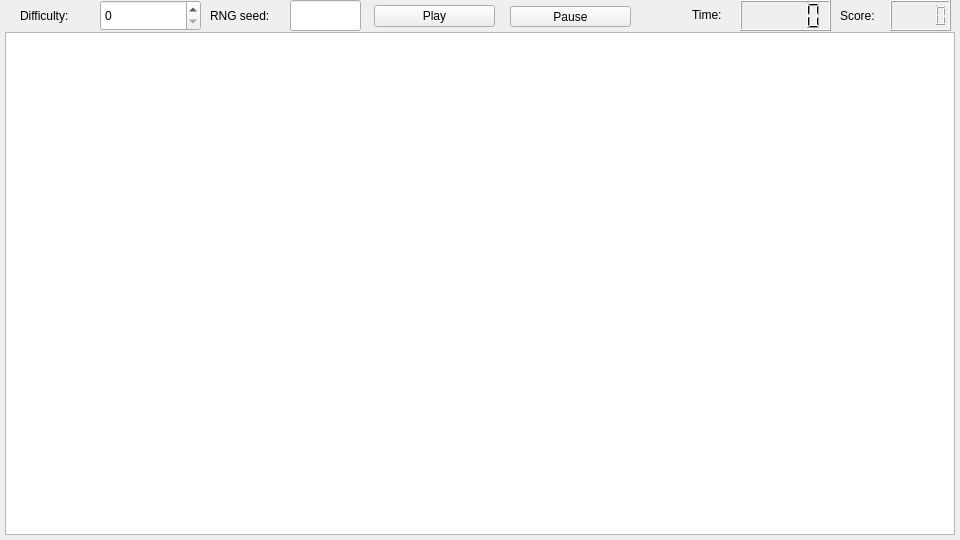
<?xml version="1.0" encoding="UTF-8"?>
<ui version="4.0">
 <class>MainWindow</class>
 <widget class="QMainWindow" name="MainWindow">
  <property name="geometry">
   <rect>
    <x>0</x>
    <y>0</y>
    <width>960</width>
    <height>540</height>
   </rect>
  </property>
  <property name="minimumSize">
   <size>
    <width>960</width>
    <height>540</height>
   </size>
  </property>
  <property name="maximumSize">
   <size>
    <width>960</width>
    <height>540</height>
   </size>
  </property>
  <property name="windowTitle">
   <string>Snake 2</string>
  </property>
  <widget class="QWidget" name="centralwidget">
   <property name="minimumSize">
    <size>
     <width>960</width>
     <height>540</height>
    </size>
   </property>
   <property name="maximumSize">
    <size>
     <width>960</width>
     <height>540</height>
    </size>
   </property>
   <widget class="QPushButton" name="playButton">
    <property name="geometry">
     <rect>
      <x>374</x>
      <y>5</y>
      <width>121</width>
      <height>22</height>
     </rect>
    </property>
    <property name="text">
     <string>Play</string>
    </property>
   </widget>
   <widget class="QGraphicsView" name="graphicsView">
    <property name="geometry">
     <rect>
      <x>5</x>
      <y>32</y>
      <width>950</width>
      <height>503</height>
     </rect>
    </property>
    <property name="minimumSize">
     <size>
      <width>950</width>
      <height>503</height>
     </size>
    </property>
    <property name="maximumSize">
     <size>
      <width>950</width>
      <height>503</height>
     </size>
    </property>
   </widget>
   <widget class="QSpinBox" name="DifficultyspinBox">
    <property name="geometry">
     <rect>
      <x>100</x>
      <y>0</y>
      <width>101</width>
      <height>31</height>
     </rect>
    </property>
   </widget>
   <widget class="QLabel" name="label">
    <property name="geometry">
     <rect>
      <x>20</x>
      <y>0</y>
      <width>131</width>
      <height>31</height>
     </rect>
    </property>
    <property name="text">
     <string>Difficulty:</string>
    </property>
   </widget>
   <widget class="QLCDNumber" name="lcdScore">
    <property name="geometry">
     <rect>
      <x>890</x>
      <y>0</y>
      <width>61</width>
      <height>31</height>
     </rect>
    </property>
   </widget>
   <widget class="QLCDNumber" name="lcdTimer">
    <property name="geometry">
     <rect>
      <x>740</x>
      <y>0</y>
      <width>91</width>
      <height>31</height>
     </rect>
    </property>
   </widget>
   <widget class="QLabel" name="label_2">
    <property name="geometry">
     <rect>
      <x>692</x>
      <y>-1</y>
      <width>41</width>
      <height>31</height>
     </rect>
    </property>
    <property name="text">
     <string>Time:</string>
    </property>
   </widget>
   <widget class="QLabel" name="label_3">
    <property name="geometry">
     <rect>
      <x>840</x>
      <y>0</y>
      <width>51</width>
      <height>31</height>
     </rect>
    </property>
    <property name="text">
     <string>Score:</string>
    </property>
   </widget>
   <widget class="QLineEdit" name="rngSeed">
    <property name="geometry">
     <rect>
      <x>290</x>
      <y>0</y>
      <width>71</width>
      <height>31</height>
     </rect>
    </property>
   </widget>
   <widget class="QLabel" name="label_4">
    <property name="geometry">
     <rect>
      <x>210</x>
      <y>0</y>
      <width>91</width>
      <height>31</height>
     </rect>
    </property>
    <property name="text">
     <string>RNG seed:</string>
    </property>
   </widget>
   <widget class="QPushButton" name="pauseButton">
    <property name="geometry">
     <rect>
      <x>510</x>
      <y>6</y>
      <width>121</width>
      <height>21</height>
     </rect>
    </property>
    <property name="text">
     <string>Pause</string>
    </property>
   </widget>
  </widget>
 </widget>
 <resources/>
 <connections/>
</ui>
